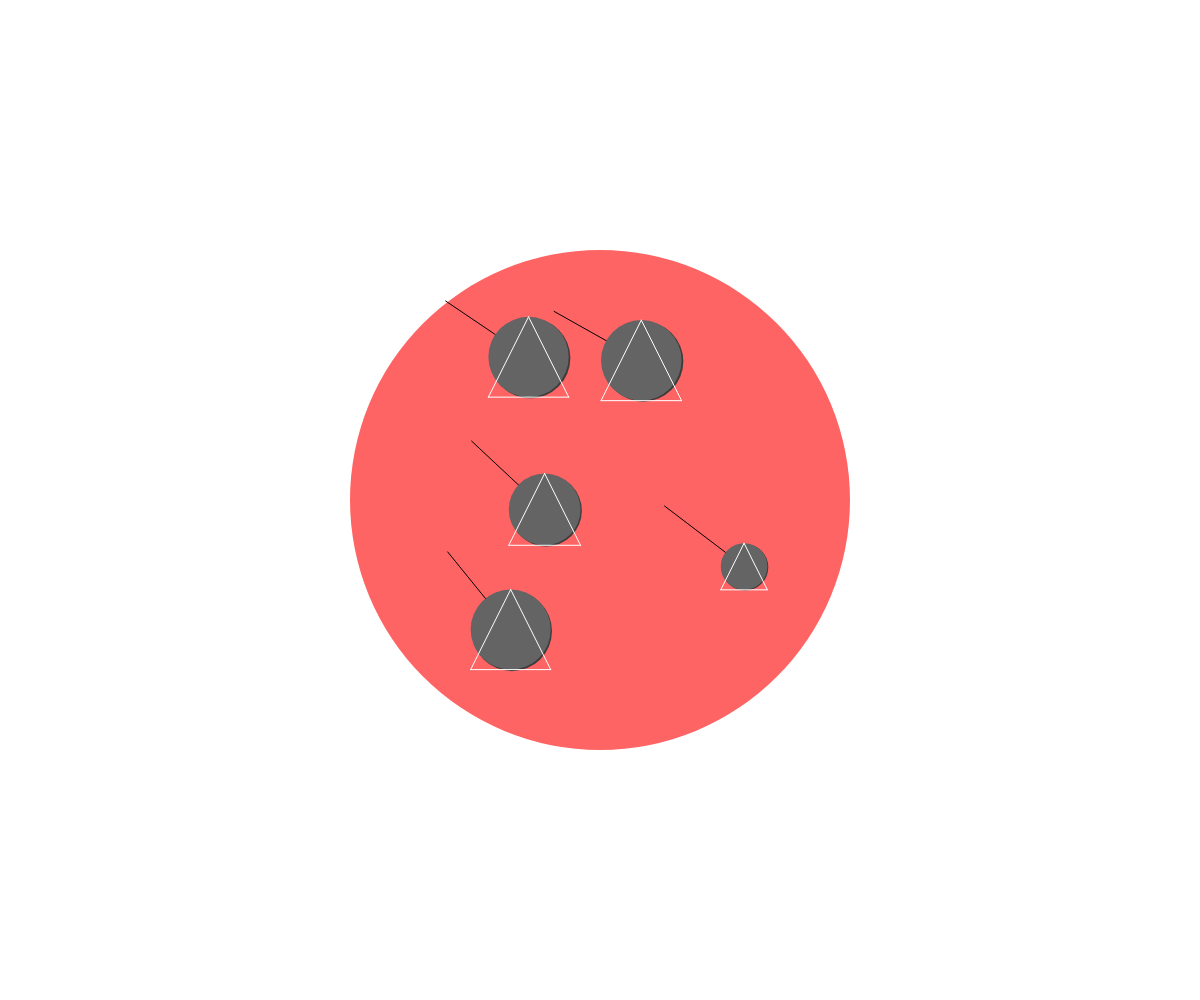
Frame 1 (no input)
Frame 60 (no input): identical to frame 1, image omitted
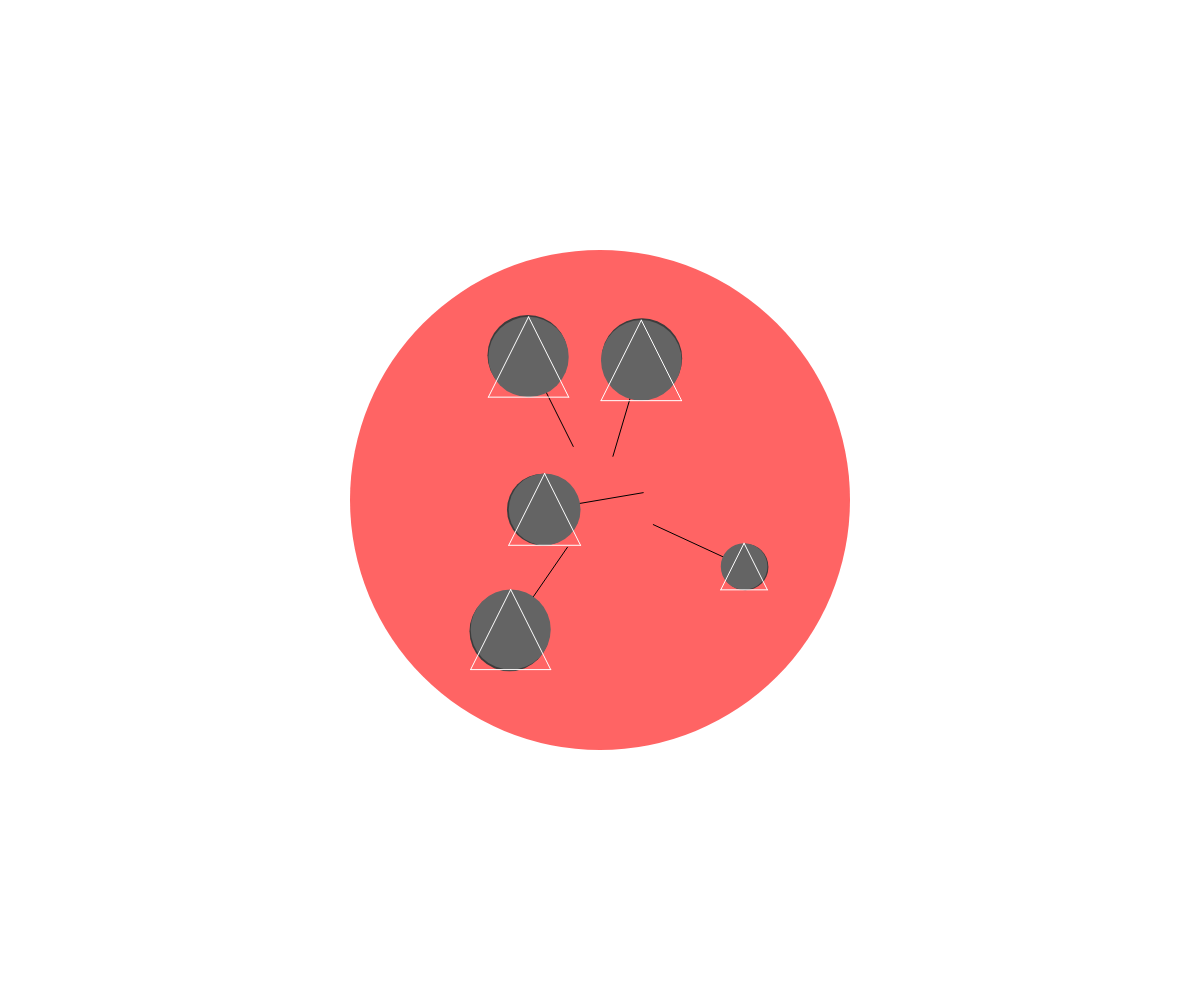
Frame 120 (the mouse pressed at the canvas centre since frame 60)

The p5.js sketch that drew these frames (run headless with seeded random() and noise() and a simulated clock; from frame 60 on, the mouse is pressed at the canvas centre):

// p5.js sketch
// ── sketch.js
const escapeHatch = 10000;
let currentTries = 0;
const rocks = [];
const amount = 5;
const w = window.innerWidth;
const h = window.innerHeight;
const center = { x: w / 2, y: h / 2 };
const pondDiameter = 500;
const pondRadius = pondDiameter / 2;
// const minRockRadius = pondRadius * 0.05;
// const maxRockRadius = pondRadius * 0.08;
const meanRockRadius = 20;
const deviationRockRadius = meanRockRadius * 1.5; //pondRadius * 0.15;
const rockPadding = 2;

// 1)Can we have some sort of Bell-curve distribution of size?
// so one or two extra big, one or two smalls, but most of them are somewhere in the middle?
// 2) none of them touch.
// 3) they pack a bit tighter, so there's not big gaps

function setup() {
  // put setup code here
  createCanvas(w, h);
  // randomSeed(2);
  while (rocks.length < amount) {
    const radius = abs(randomGaussian() * deviationRockRadius) + meanRockRadius;
    //random(minRockRadius, maxRockRadius);
    const offset = random(pondRadius - radius);
    const randomAngle = random(2 * Math.PI);

    const rock = new Rock({
      x: center.x + Math.cos(randomAngle) * offset,
      y: center.y + Math.sin(randomAngle) * offset,
      radius: radius,
    });
    let isTooClose = false;
    for (let nextIndex = 0; nextIndex < rocks.length; nextIndex++) {
      const other = rocks[nextIndex];
      const distance = dist(rock.x, rock.y, other.x, other.y);
      const minDist = rock.radius + rockPadding + other.radius + rockPadding;
      if (distance < minDist) {
        isTooClose = true;
        break;
      }
    }
    if (!isTooClose) {
      rocks.push(rock);
    } else {
      currentTries++;
      if (currentTries > escapeHatch) {
        break;
      }
    }
  }
}

function draw() {
  clear();
  // draw pond
  fill(255, 100, 100);
  noStroke();
  ellipse(center.x, center.y, pondDiameter, pondDiameter);
  // draw rocks
  for (let index = 0; index < rocks.length; index++) {
    const rock = rocks[index];
    const dx = mouseX - rock.x;
    const dy = mouseY - rock.y;
    const angleOfLightSource = Math.atan2(dy, dx);
    rock.drawShadow(angleOfLightSource);
  }
  for (let index = 0; index < rocks.length; index++) {
    const rock = rocks[index];
    rock.draw();
  }
}

// let distribution = new Array(Math.ceil(w / (10 + 1)));
// function setup() {
//   // randomSeed(19);
//   createCanvas(w, h);
//   for (let i = 0; i < distribution.length; i++) {
//     distribution[i] = randomGaussian(100, 100);
//   }
//   distribution.sort(function (a, b) {
//     return a - b;
//   });
// }
// function draw() {
//   const last = distribution[distribution.length - 1];
//   stroke(0);
//   line(0, 300, w, 300);
//   for (let i = 0; i < distribution.length; i++) {
//     // rotate(TWO_PI / distribution.length);
//     let dist = distribution[i];
//     line(i * 10, 300, i * 10, 300 + dist);
//   }
//   stroke(0);
//   line(0, 300 + 100, w, 300 + 100);
// }

// ── rock.js
class Rock {
  constructor(config) {
    this.x = config.x;
    this.y = config.y;
    this.radius = config.radius;
    this.diameter = this.radius * 2;
  }
  drawShadow = function (angleOfSun) {
    const cosine = cos(angleOfSun);
    const sine = sin(angleOfSun);
    const shadowDistance = this.radius * 0.05;
    const shadowScale = 1;

    //the rock shadow
    fill(60, 60, 60);
    noStroke();
    ellipse(
      this.x - cosine * shadowDistance,
      this.y - sine * shadowDistance,
      this.diameter * shadowScale,
      this.diameter * shadowScale
    );

    // dbug line to sun
    stroke(0);
    line(this.x, this.y, this.x + cosine * 100, this.y + sine * 100);
  };

  draw = function () {
    //the rock itself
    fill(100, 100, 100);

    noStroke();
    ellipse(this.x, this.y, this.diameter, this.diameter);

    stroke(0xff0000);
    //left bottom --> right bottom
    // https://editor.p5js.org/golan/sketches/P-NxlPAOa
    const bl = { x: this.x - this.radius, y: this.y + this.radius };
    const br = { x: this.x + this.radius, y: this.y + this.radius };
    const top = { x: this.x, y: this.y - this.radius };
    line(bl.x, bl.y, br.x, br.y);
    line(br.x, br.y, top.x, top.y);
    line(top.x, top.y, bl.x, bl.y);
  };
}
